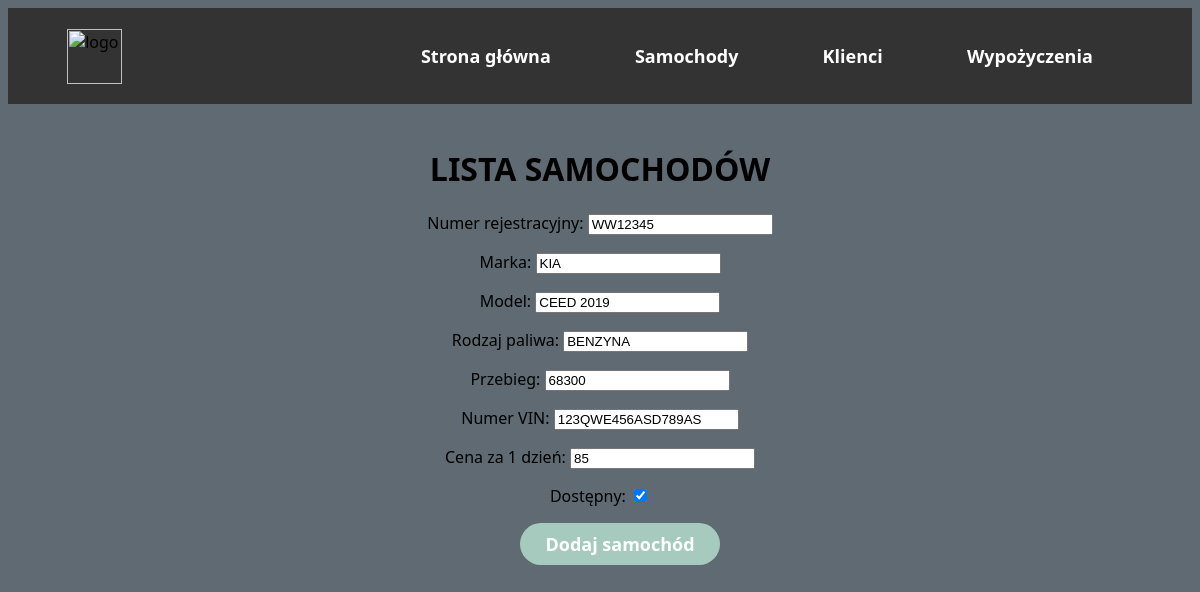
Page /cars/update_car/1/ on the earlier database version.
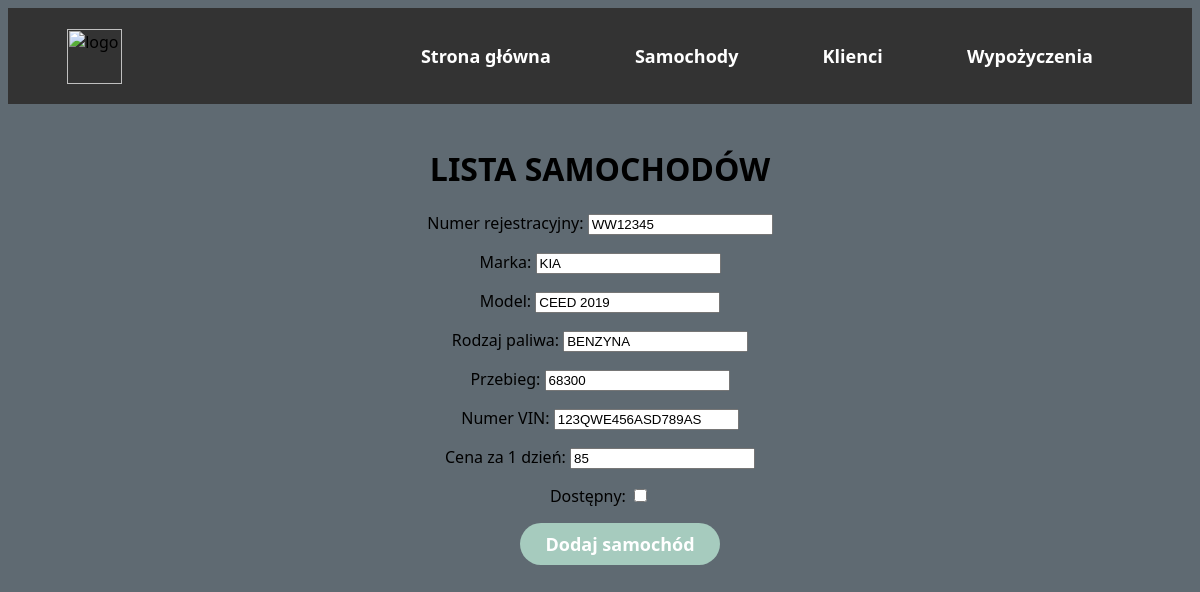
Same page on the later database version.
### main/models.py (models this page shows, shortened)
class Car(models.Model):
    plates = models.CharField('Numer rejestracyjny', max_length=8)
    manufacturer = models.CharField('Marka', max_length=30)
    model = models.CharField('Model', max_length=30)
    fuel = models.CharField('Rodzaj paliwa', max_length=10)
    mileage = models.IntegerField('Przebieg')
    vin = models.CharField('Numer VIN', max_length=17)
    price = models.IntegerField('Cena za 1 dzień')
    is_available = models.BooleanField('Dostępny', default=True)

### main/views.py (the view)
# urls.py: path("cars/update_car/<str:pk>/", views.updateCar, name="update_car"),
def updateCar(response, pk):
    update = Car.objects.get(id=pk)
    form = AddNewCar(instance=update)
    if response.method == 'POST':
        form = AddNewCar(response.POST, instance=update)
        if form.is_valid():
            form.save()
            return redirect('/cars')
    return render(response, "main/add_car.html", {"form": form})

### main/forms.py
class AddNewCar(ModelForm):
    class Meta:
        model = Car
        fields = '__all__'

### main/templates/main/add_car.html (shortened to what this page needs)
{% extends 'main/base.html' %}
{% block content %}
    <h1 style="text-align:center">LISTA SAMOCHODÓW</h1>
    <form method="post" action="/add_car/" align="center">
        {{form.as_p}}
        <button type="submit", name="save">Dodaj samochód</button>
    </form>
{% endblock %}

Differences in the rows shown:
changed Car "WW12345": is_available "☑" → "☐"
